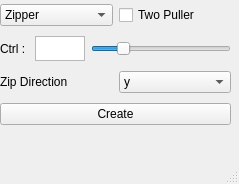
<?xml version="1.0" encoding="UTF-8"?>
<ui version="4.0">
 <class>ZipCreatorWin</class>
 <widget class="QMainWindow" name="ZipCreatorWin">
  <property name="geometry">
   <rect>
    <x>0</x>
    <y>0</y>
    <width>239</width>
    <height>184</height>
   </rect>
  </property>
  <property name="windowTitle">
   <string>ZipCreator</string>
  </property>
  <widget class="QWidget" name="centralwidget">
   <widget class="QWidget" name="">
    <property name="geometry">
     <rect>
      <x>0</x>
      <y>0</y>
      <width>231</width>
      <height>129</height>
     </rect>
    </property>
    <layout class="QVBoxLayout" name="verticalLayout">
     <item>
      <layout class="QHBoxLayout" name="horizontalLayout">
       <item>
        <widget class="QComboBox" name="type_CB">
         <property name="currentIndex">
          <number>1</number>
         </property>
         <item>
          <property name="text">
           <string>LipZip</string>
          </property>
         </item>
         <item>
          <property name="text">
           <string>Zipper</string>
          </property>
         </item>
        </widget>
       </item>
       <item>
        <widget class="QCheckBox" name="puller_CB">
         <property name="text">
          <string>Two Puller</string>
         </property>
        </widget>
       </item>
      </layout>
     </item>
     <item>
      <layout class="QHBoxLayout" name="horizontalLayout_3">
       <item>
        <widget class="QLabel" name="label_2">
         <property name="text">
          <string>Ctrl : </string>
         </property>
        </widget>
       </item>
       <item>
        <widget class="QPlainTextEdit" name="ctlAmount_PTE">
         <property name="maximumSize">
          <size>
           <width>50</width>
           <height>25</height>
          </size>
         </property>
         <property name="verticalScrollBarPolicy">
          <enum>Qt::ScrollBarAlwaysOff</enum>
         </property>
        </widget>
       </item>
       <item>
        <widget class="QSlider" name="ctlAmount_HRSD">
         <property name="mouseTracking">
          <bool>false</bool>
         </property>
         <property name="acceptDrops">
          <bool>false</bool>
         </property>
         <property name="maximum">
          <number>25</number>
         </property>
         <property name="value">
          <number>5</number>
         </property>
         <property name="orientation">
          <enum>Qt::Horizontal</enum>
         </property>
         <property name="invertedAppearance">
          <bool>false</bool>
         </property>
         <property name="invertedControls">
          <bool>false</bool>
         </property>
         <property name="tickPosition">
          <enum>QSlider::NoTicks</enum>
         </property>
        </widget>
       </item>
      </layout>
     </item>
     <item>
      <layout class="QHBoxLayout" name="horizontalLayout_2">
       <item>
        <widget class="QLabel" name="label">
         <property name="text">
          <string>Zip Direction</string>
         </property>
        </widget>
       </item>
       <item>
        <widget class="QComboBox" name="zipDir_CB">
         <property name="currentIndex">
          <number>1</number>
         </property>
         <item>
          <property name="text">
           <string>x</string>
          </property>
         </item>
         <item>
          <property name="text">
           <string>y</string>
          </property>
         </item>
         <item>
          <property name="text">
           <string>z</string>
          </property>
         </item>
         <item>
          <property name="text">
           <string>-x</string>
          </property>
         </item>
         <item>
          <property name="text">
           <string>-y</string>
          </property>
         </item>
         <item>
          <property name="text">
           <string>-z</string>
          </property>
         </item>
        </widget>
       </item>
      </layout>
     </item>
     <item>
      <widget class="QPushButton" name="create_BTTN">
       <property name="text">
        <string>Create</string>
       </property>
      </widget>
     </item>
    </layout>
   </widget>
  </widget>
  <widget class="QMenuBar" name="menubar">
   <property name="geometry">
    <rect>
     <x>0</x>
     <y>0</y>
     <width>239</width>
     <height>26</height>
    </rect>
   </property>
  </widget>
  <widget class="QStatusBar" name="statusbar"/>
 </widget>
 <resources/>
 <connections/>
</ui>
